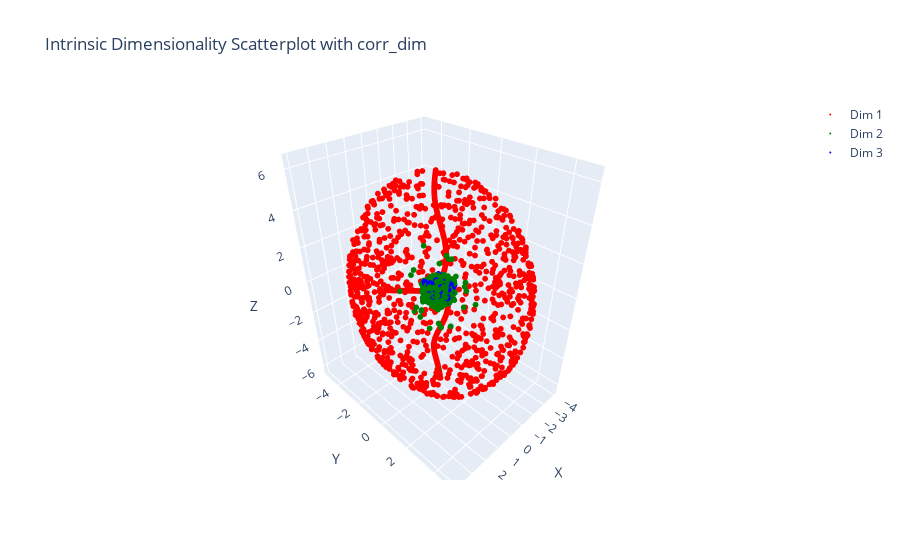

Notebook code for this chart:
### Code cell
import plotly.graph_objects as go
# Scatter plot with color map
colors = {1: 'red', 2: 'green', 3: 'blue', 4: 'black'}
fig = go.Figure()
labels = [1, 2, 3, 4]
for label in labels:
    indices = np.where(Ldim == label)[0]
    if len(indices) > 0:
        fig.add_trace(go.Scatter3d(
            x=A[indices, 0], y=A[indices, 1], z=A[indices, 2],
            mode='markers',
            marker=dict(color=colors[label], size=2),
            name=f"Dim {label}"
        ))

fig.update_layout(scene=dict(xaxis_title='X', yaxis_title='Y', zaxis_title='Z'), title="Intrinsic Dimensionality Scatterplot with corr_dim")
fig.show()

### Figure 1 — Plotly figure (JSON) as saved in the notebook; plotly's stock layout.template omitted (floating-point values rounded to 4 significant figures; data arrays with more than 128 entries replaced by an {"elided": "..."} marker saying what was removed)
{"data": [{"marker": {"color": "red", "size": 2}, "mode": "markers", "name": "Dim 1", "type": "scatter3d", "x": {"elided": "2936 float values"}, "y": {"elided": "2936 float values"}, "z": {"elided": "2936 float values"}}, {"marker": {"color": "green", "size": 2}, "mode": "markers", "name": "Dim 2", "type": "scatter3d", "x": {"elided": "665 float values"}, "y": {"elided": "665 float values"}, "z": {"elided": "665 float values"}}, {"marker": {"color": "blue", "size": 2}, "mode": "markers", "name": "Dim 3", "type": "scatter3d", "x": {"elided": "399 float values"}, "y": {"elided": "399 float values"}, "z": {"elided": "399 float values"}}], "layout": {"scene": {"xaxis": {"title": {"text": "X"}}, "yaxis": {"title": {"text": "Y"}}, "zaxis": {"title": {"text": "Z"}}}, "title": {"text": "Intrinsic Dimensionality Scatterplot with corr_dim"}}}
